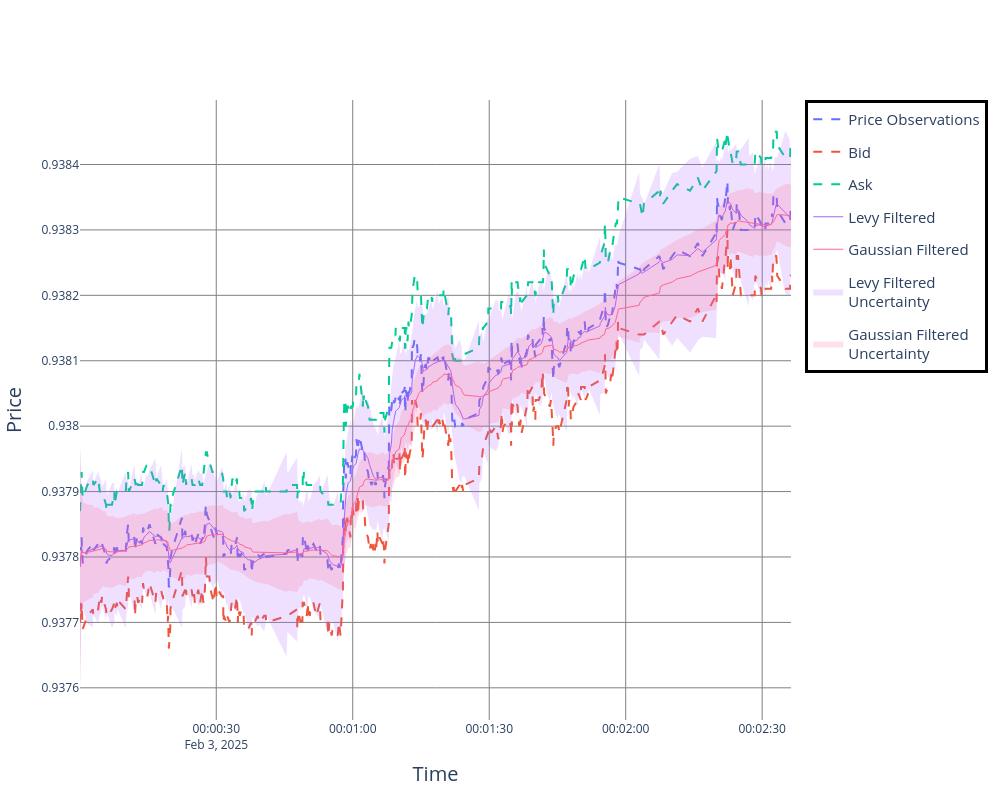

Notebook source saved alongside this figure:
### Code cell
## Plotting
file_path = Path(folder_path + rf"\TrackingPlot.html")
file_path.parent.mkdir(parents=True, exist_ok=True)
particle_plotter_dict[label]= Plotterly(autosize=False, width=1000,height=800, dimension=Dimension.ONE, axis_labels=[label])
if i==0:
    particle_plotter_dict[label].plot_ground_truths(observed_mid, [i], truths_label="Price Observations")
    particle_plotter_dict[label].plot_ground_truths(observed_bid, [i], truths_label="Bid")
    particle_plotter_dict[label].plot_ground_truths(observed_ask, [i], truths_label="Ask")

particle_plotter_dict[label].plot_tracks(LP_track, [i],mode="lines",uncertainty=uncertainty,particle=particle,plot_particle_paths=plot_particle_paths, track_label="Levy Filtered",line=dict(width=1))
particle_plotter_dict[label].plot_tracks(GP_track, [i],mode="lines",uncertainty=uncertainty,particle=particle,plot_particle_paths=plot_particle_paths, track_label="Gaussian Filtered",line=dict(width=1))
if plot_smooth is True:
    from stonesoup.smoother.particle import CarterKohnSmoother, MarginalisedKalmanSmoother, ParticleSmoother
    particlesmoother=ParticleSmoother()
    culled_track=particlesmoother.particle_paths(track=LP_track)

    RTSsmoother=MarginalisedKalmanSmoother()
    RTS_track=RTSsmoother.smooth(track=LP_track)

    CKsmoother=CarterKohnSmoother()
    CK_track=CKsmoother.smooth(track=LP_track)
    particle_plotter_dict[label].plot_tracks(culled_track, [i],mode="lines",uncertainty=uncertainty,particle=particle,plot_particle_paths=plot_particle_paths, track_label="culled",line=dict(width=1))
    particle_plotter_dict[label].plot_tracks(RTS_track, [i],mode="lines",uncertainty=uncertainty,particle=particle,plot_particle_paths=plot_particle_paths, track_label="RTS",line=dict(width=1))
    particle_plotter_dict[label].plot_tracks(CK_track, [i],mode="lines",uncertainty=uncertainty,particle=particle,plot_particle_paths=plot_particle_paths, track_label="CK",line=dict(width=1))

particle_plotter_dict[label].fig.update_layout( 
    plot_bgcolor="white",  # Set background color to white
    xaxis=dict(
        showgrid=True,
        gridcolor="gray",      # Keep the grid
        title=dict(text="Time", font=dict(size=20)),  # Add large label
    ),
    yaxis=dict(
        showgrid=True,
        gridcolor="gray",      # Keep the grid
        title=dict(text=label, font=dict(size=20)),  # Add large label
    ),
    legend=dict(
        font=dict(size=15),       # Make the legend font larger
        # orientation='v',
        # xanchor="auto",         # Center the legend
        # yanchor="auto",           # Align the legend to the bottom of the plot
        bordercolor="Black",
        borderwidth=3,
        # y=+0.45,                   # Position it above the graph
        # x=0.6                    # Center it horizontally
    ),
)
particle_plotter_dict[label].fig.write_html(str(file_path))
particle_plotter_dict[label].fig.show()

### Figure 1 — Plotly figure (JSON) as saved in the notebook; plotly's stock layout.template omitted (floating-point values rounded to 4 significant figures; data arrays with more than 128 entries replaced by an {"elided": "..."} marker saying what was removed)
{"data": [{"legendgroup": "Price Observations", "legendrank": 100, "line": {"dash": "dash"}, "mode": "lines", "name": "Price Observations", "showlegend": true, "text": {"elided": "450 str values"}, "type": "scatter", "x": {"elided": "450 str values"}, "y": {"elided": "450 float values"}}, {"legendgroup": "Bid", "legendrank": 100, "line": {"dash": "dash"}, "mode": "lines", "name": "Bid", "showlegend": true, "text": {"elided": "450 str values"}, "type": "scatter", "x": {"elided": "450 str values"}, "y": {"elided": "450 float values"}}, {"legendgroup": "Ask", "legendrank": 100, "line": {"dash": "dash"}, "mode": "lines", "name": "Ask", "showlegend": true, "text": {"elided": "450 str values"}, "type": "scatter", "x": {"elided": "450 str values"}, "y": {"elided": "450 float values"}}, {"legendgroup": "Levy Filtered", "legendrank": 300, "line": {"width": 1}, "marker": {"symbol": {"elided": "450 str values"}}, "mode": "lines", "name": "Levy Filtered", "showlegend": true, "text": {"elided": "450 str values"}, "type": "scatter", "x": {"elided": "450 str values"}, "y": {"elided": "450 float values"}}, {"fillcolor": "rgba(171,99, 250, 0.2)", "hoverinfo": "skip", "legendgroup": "Levy Filtered<br>Uncertainty", "legendrank": 310, "line": {"width": 0}, "mode": "lines", "name": "Levy Filtered<br>Uncertainty", "opacity": 1, "showlegend": false, "type": "scatter", "x": {"elided": "450 str values"}, "y": {"elided": "450 float values"}}, {"fill": "tonexty", "fillcolor": "rgba(171,99, 250, 0.2)", "hoverinfo": "skip", "legendgroup": "Levy Filtered<br>Uncertainty", "legendrank": 310, "line": {"width": 0}, "mode": "lines", "name": "Levy Filtered<br>Uncertainty", "opacity": 1, "showlegend": true, "type": "scatter", "x": {"elided": "450 str values"}, "y": {"elided": "450 float values"}}, {"legendgroup": "Gaussian Filtered", "legendrank": 300, "line": {"width": 1}, "marker": {"symbol": {"elided": "450 str values"}}, "mode": "lines", "name": "Gaussian Filtered", "showlegend": true, "text": {"elided": "450 str values"}, "type": "scatter", "x": {"elided": "450 str values"}, "y": {"elided": "450 float values"}}, {"fillcolor": "rgba(255,102, 146, 0.2)", "hoverinfo": "skip", "legendgroup": "Gaussian Filtered<br>Uncertainty", "legendrank": 310, "line": {"width": 0}, "mode": "lines", "name": "Gaussian Filtered<br>Uncertainty", "opacity": 1, "showlegend": false, "type": "scatter", "x": {"elided": "450 str values"}, "y": {"elided": "450 float values"}}, {"fill": "tonexty", "fillcolor": "rgba(255,102, 146, 0.2)", "hoverinfo": "skip", "legendgroup": "Gaussian Filtered<br>Uncertainty", "legendrank": 310, "line": {"width": 0}, "mode": "lines", "name": "Gaussian Filtered<br>Uncertainty", "opacity": 1, "showlegend": true, "type": "scatter", "x": {"elided": "450 str values"}, "y": {"elided": "450 float values"}}], "layout": {"autosize": false, "colorway": ["#636EFA", "#EF553B", "#00CC96", "#AB63FA", "#FFA15A", "#19D3F3", "#FF6692", "#B6E880", "#FF97FF", "#FECB52"], "height": 800, "legend": {"bordercolor": "Black", "borderwidth": 3, "font": {"size": 15}}, "plot_bgcolor": "white", "width": 1000, "xaxis": {"gridcolor": "gray", "showgrid": true, "title": {"font": {"size": 20}, "text": "Time"}}, "yaxis": {"gridcolor": "gray", "showgrid": true, "title": {"font": {"size": 20}, "text": "Price"}}}}
